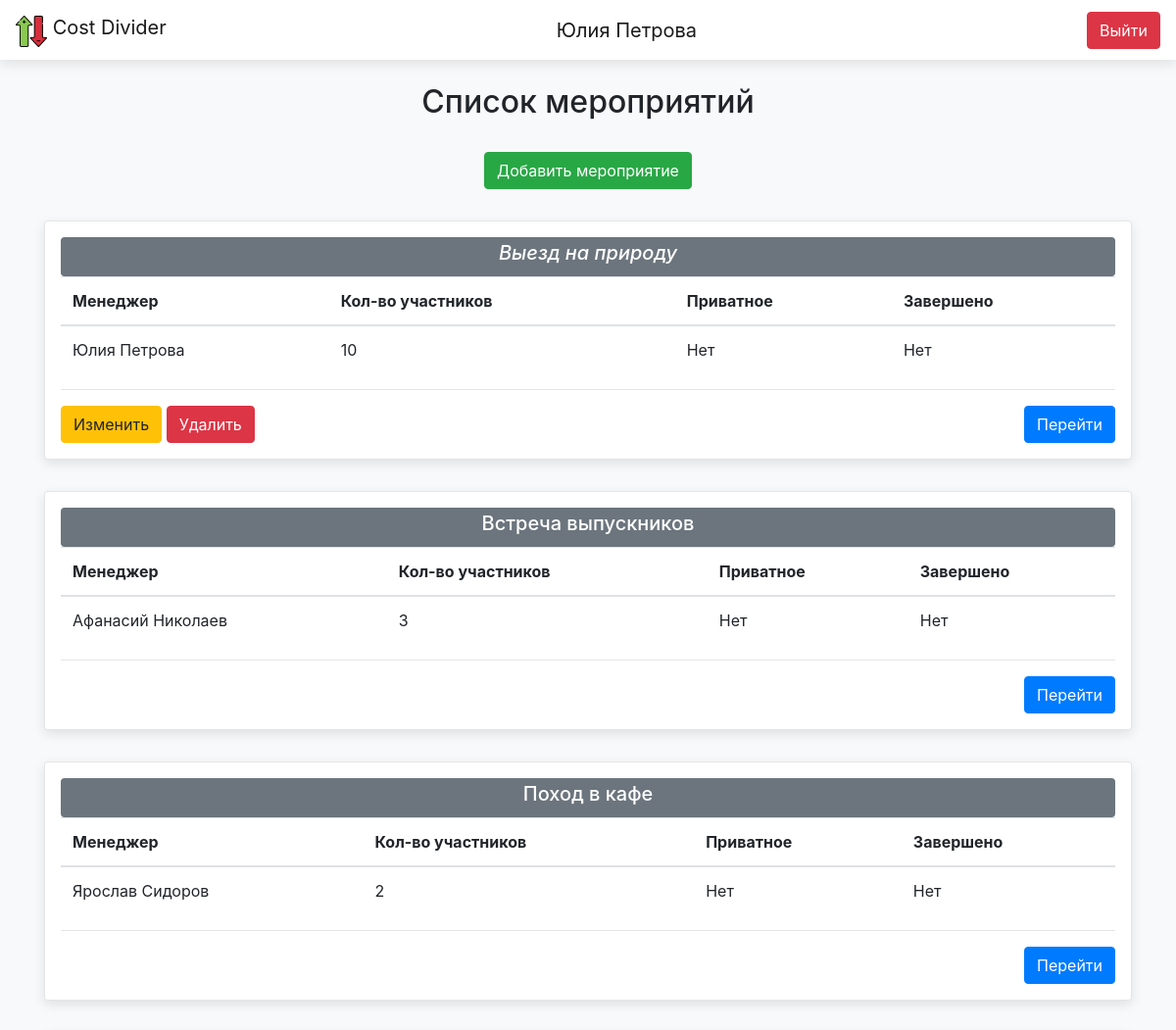
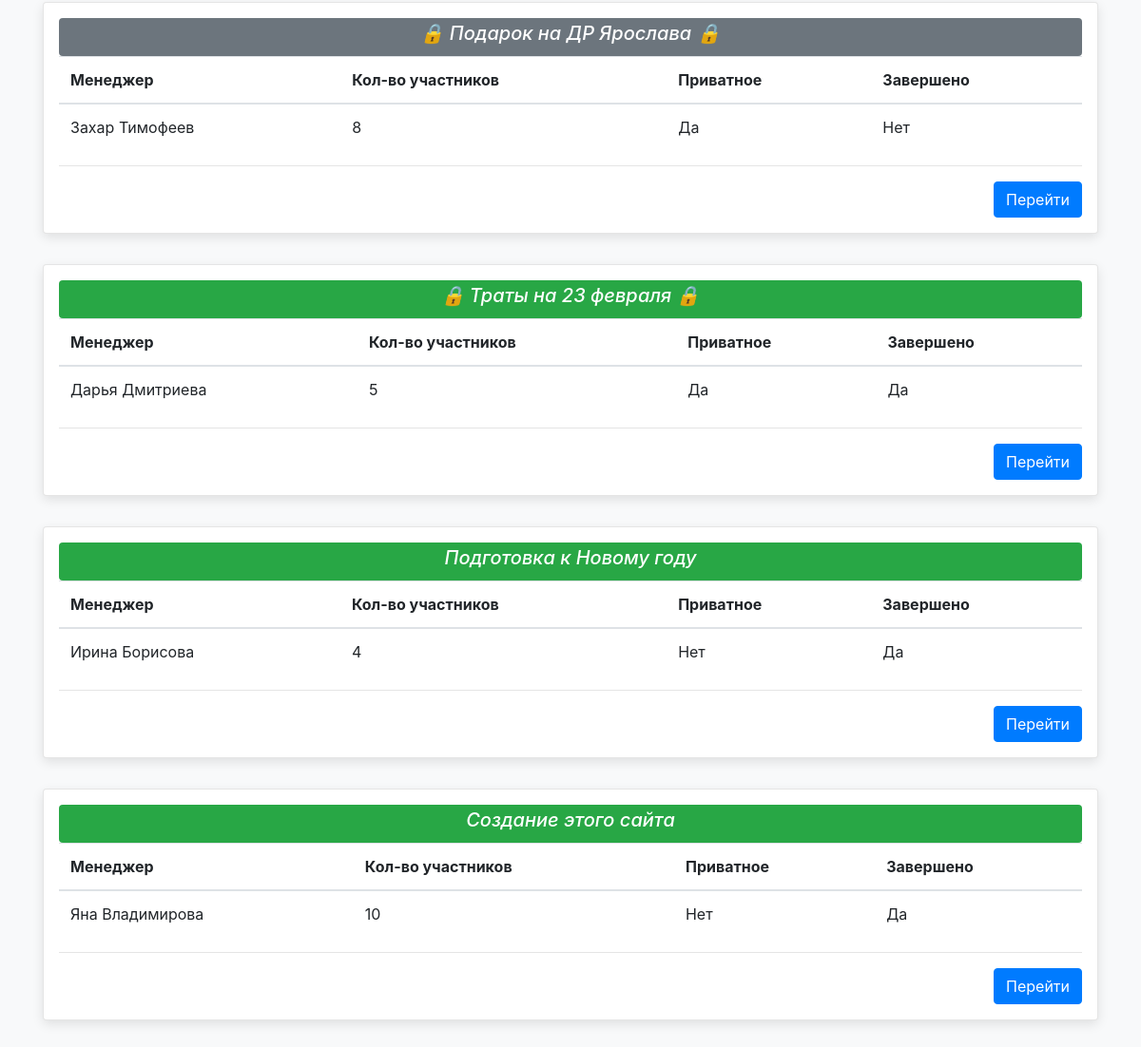
/ (signed in), run on the app's committed database (2 pictures, top to bottom).
### data/users.py (models this page shows, shortened)
class User(SqlAlchemyBase, UserMixin, SerializerMixin):
    __tablename__ = "users"
    id = sqlalchemy.Column(sqlalchemy.Integer, primary_key=True, autoincrement=True)
    email = sqlalchemy.Column(sqlalchemy.String, unique=True)
    hashed_password = sqlalchemy.Column(sqlalchemy.String)
    surname = sqlalchemy.Column(sqlalchemy.String)
    name = sqlalchemy.Column(sqlalchemy.String)
    events = orm.relationship("Event", secondary="members", back_populates="members")
    money_list = orm.relationship("Money", back_populates="user")
    def get_full_name(self):
        return f"{self.name} {self.surname}"

### data/events.py (models this page shows, shortened)
class Event(SqlAlchemyBase, SerializerMixin):
    __tablename__ = "events"
    id = sqlalchemy.Column(sqlalchemy.Integer, primary_key=True, autoincrement=True)
    title = sqlalchemy.Column(sqlalchemy.String)
    manager_id = sqlalchemy.Column(sqlalchemy.Integer, sqlalchemy.ForeignKey("users.id"))
    is_private = sqlalchemy.Column(sqlalchemy.Boolean)
    is_done = sqlalchemy.Column(sqlalchemy.Boolean)
    members = orm.relationship("User", secondary="members", back_populates="events")
    money_list = orm.relationship("Money", back_populates="event")
    sums_dict = {}
    sums_total_dict = {}
    pays_list = []

### main.py (the view)
@app.route("/")
def root():
    params = {
        'app_name': APP_NAME,
        'title': 'Список мероприятий'
    }
    event_list = []
    session = db_session.create_session()
    if current_user.is_authenticated:
        events = session.query(Event).join(Member) \
            .filter((Event.is_private == False) | (Member.user_id == current_user.id)).all()
    else:
        events = session.query(Event).filter(Event.is_private == False).all()
    events.sort(key=lambda e: (e.is_done, -e.id))
    for event in events:
        manager = session.query(User).get(event.manager_id)
        event_list.append({'id': event.id,
                           'members_count': len(event.members),
                           'manager_id': event.manager_id,
                           'manager': f"{manager.get_full_name()}" if manager else '?',
                           'title': event.title,
                           'is_private': event.is_private,
                           'is_done': event.is_done,
                           'is_member': current_user.is_authenticated and current_user in event.members})
    params['event_list'] = event_list
    return render_template('event_list.html', **params)

### data/db_session.py (called while the page is built)
def create_session() -> Session:
    global __factory
    return __factory()

### main.py (called while the page is built)
@login_manager.user_loader
def load_user(user_id):
    session = db_session.create_session()
    return session.query(User).get(user_id)

### templates/event_list.html
{% extends "base.html" %}
{% block content %}
<div>
    {% if current_user.is_authenticated %}
    <div class="d-flex justify-content-center">
        <a class="btn btn-success" href="/events/add">Добавить мероприятие</a>
    </div>
    {% endif %}
    {% for event in event_list %}
    <div class="general-block rounded">
        <div class="p-1 text-center text-white rounded
                    {% if event.is_done %}
                      bg-success
                    {% else %}
                      bg-secondary
                    {% endif %}
                    {% if event['is_member'] %}font-italic{% endif %}">
            {% if event.is_private %}
            <h5>&#128274; {{ event['title'] }} &#128274;</h5>
            {% else %}
            <h5>{{ event['title'] }}</h5>
            {% endif %}
        </div>
        <table class="table">
            <thead>
            <tr>
                <th scope="col">Менеджер</th>
                <th scope="col">Кол-во участников</th>
                <th scope="col">Приватное</th>
                <th scope="col">Завершено</th>
            </tr>
            </thead>
            <tbody>
            <tr>
                <td>{{ event['manager'] }}</td>
                <td>{{ event['members_count'] }}</td>
                <td>{% if event.is_private %}Да{% else %}Нет{% endif %}</td>
                <td>{% if event.is_done %}Да{% else %}Нет{% endif %}</td>
            </tr>
            </tbody>
        </table>
        <hr>
        <div class="d-flex justify-content-between">
            <div>
                {% if current_user.is_authenticated and current_user.id == event['manager_id'] %}
                <a class="btn btn-warning" href="/events/edit/{{ event['id'] }}">Изменить</a>
                <a class="btn btn-danger" href="/events/delete/{{ event['id'] }}">Удалить</a>
                {% endif %}
            </div>
            <div>
                <a class="btn btn-primary" href="/events/{{ event['id'] }}">Перейти</a>
            </div>
        </div>
    </div>
    {% endfor %}
</div>
{% endblock %}

### templates/base.html (shortened to what this page needs)
<!DOCTYPE html>
<html lang="ru">
<head>
    <link rel="stylesheet"
          href="https://stackpath.bootstrapcdn.com/bootstrap/4.4.1/css/bootstrap.min.css"
>
    <link rel="stylesheet" href="{{ url_for('static', filename='css/style.css') }}">
</head>
<body class="bg-light">
<header>
    <nav class="navbar navbar-light bg-white">
        <a class="navbar-brand" href="/">
            <img class="d-inline-block align-text-top brand-logo"
                 src="{{ url_for('static', filename='img/logo.png') }}" alt="logo">
            {{ app_name }}
        </a>
        {% if current_user.is_authenticated %}
            <a class="navbar-brand" href="users/edit">{{ current_user.get_full_name() }}</a>
        {% endif %}
        <div>
            {% if current_user.is_authenticated %}
                <a class="btn btn-danger" href="/users/logout">Выйти</a>
            {% else %}
                <a class="btn btn-primary" href="/users/register">Зарегистрироваться</a>
                <a class="btn btn-success" href="/users/login">Войти</a>
            {% endif %}
        </div>
    </nav>
</header>
<br>
<main role="main" class="container">
    {% if title %}
        <h2 class="title">{{ title }}</h2>
    {% endif %}
    {% block content %}{% endblock %}
</main>
</body>
</html>

### static/css/style.css (style rules this page uses)
header { box-shadow: 0 4px 12px rgba(0, 0, 0, 0.1); }
main .title { text-align: center; margin-bottom: 32px; }
.general-block { padding: 16px; background-color: white; border: 1px solid rgba(0, 0, 0, 0.1); box-shadow: 0 4px 12px rgba(0, 0, 0, 0.1); margin: 32px 0; }

### data on the page
User: get_full_name "Юлия Петрова"
Event: title "Выезд на природу", manager "Юлия Петрова", members_count "10", shows "Нет"
Event: title "Встреча выпускников", manager "Афанасий Николаев", members_count "3", shows "Нет"
Event: title "Поход в кафе", manager "Ярослав Сидоров", members_count "2", shows "Нет"
Event: title "Подарок на ДР Ярослава", manager "Захар Тимофеев", members_count "8", shows "Да", shows "Нет"
Event: title "Траты на 23 февраля", manager "Дарья Дмитриева", members_count "5"
Event: title "Подготовка к Новому году", manager "Ирина Борисова", members_count "4", shows "Нет", shows "Да"
Event: title "Создание этого сайта", manager "Яна Владимирова", members_count "10", shows "Нет", shows "Да"

### other printed values
{{ app_name }} "Cost Divider"
{{ title }} "Список мероприятий"
